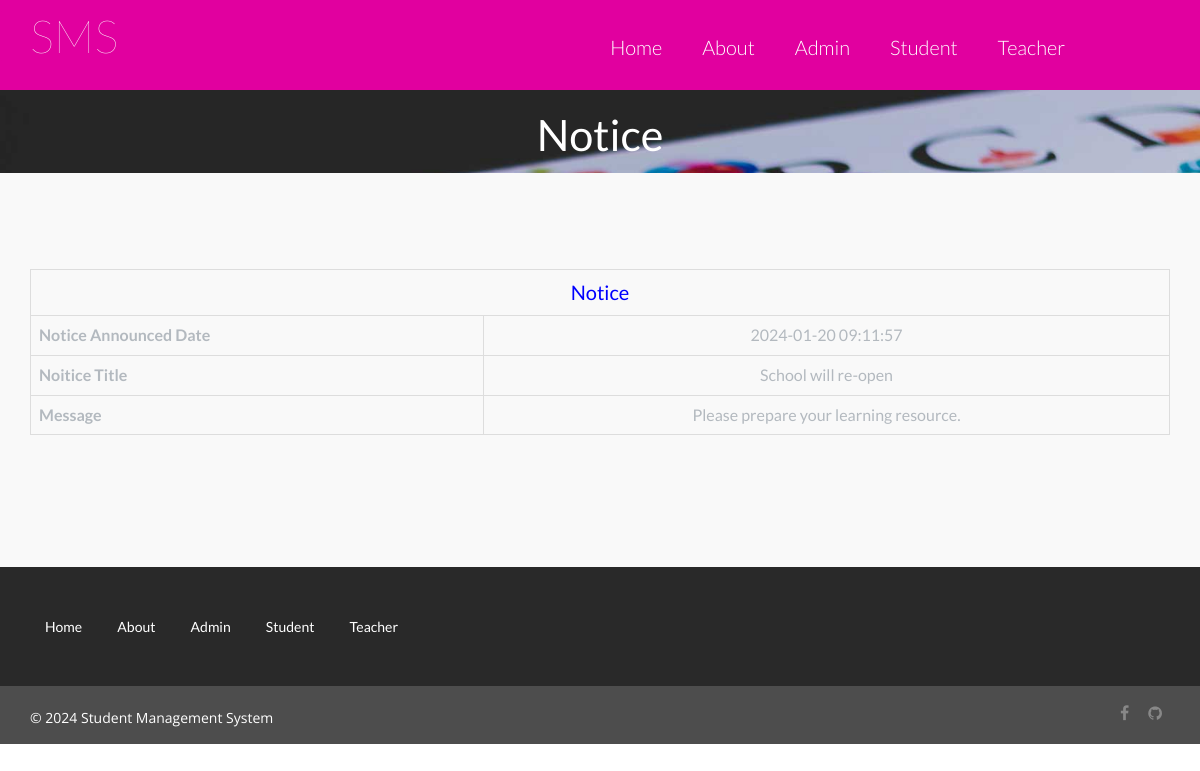
Screenshot of /view-public-notice.php?viewid=1 with the database file from the repository.
### tables this page shows
CREATE TABLE `tblpublicnotice` (
  `ID` int(5) NOT NULL,
  `NoticeTitle` varchar(100) DEFAULT NULL,
  `NoticeMessage` mediumtext DEFAULT NULL,
  `CreationTime` timestamp NULL DEFAULT current_timestamp()
);

### view-public-notice.php (the view, shortened to what this page needs)
<?php
include('../includes/dbconnection.php');
?>
<!doctype html>
<html>
<head>
<link href="css/bootstrap.css" rel="stylesheet" type="text/css" media="all">
<link href="css/style.css" rel="stylesheet" type="text/css"/>
<link rel="stylesheet" type="text/css" href="css/default.css" />
<link rel="stylesheet" type="text/css" href="css/component.css" />
</head>
	<body>
<?php include_once('includes/header.php');?>
<div class="banner banner5">
	<div class="container">
	<h2>Notice</h2>
	</div>
</div>
<div class="welcome">
	<div class="container">
		<table border="1" class="table table-bordered mg-b-0">
                      <?php
$vid=$_GET['viewid'];
$sql="SELECT * from tblpublicnotice where ID=:vid";
$query = $dbh -> prepare($sql);
$query->bindParam(':vid',$vid,PDO::PARAM_STR);
$query->execute();
$results=$query->fetchAll(PDO::FETCH_OBJ);
$cnt=1;
if($query->rowCount() > 0)
{
foreach($results as $row)
{               ?>
 <tr align="center" class="table-warning">
<td colspan="4" style="font-size:20px;color:blue">
 Notice</td></tr>
<tr class="table-info">
    <th>Notice Announced Date</th>
    <td><?php  echo $row->CreationTime;?></td>
  </tr>
    <tr class="table-info">
    <th>Noitice Title</th>
    <td><?php  echo $row->NoticeTitle;?></td>
  </tr>
  <tr class="table-info">
     <th>Message</th>
    <td><?php  echo $row->NoticeMessage;?></td>
  </tr>
  <?php $cnt=$cnt+1;}} ?>
</table>
	</div>
</div>
<?php include_once('includes/footer.php');?>
	</body>
</html>

### css/style.css (style rules this page uses)
html, body { font-family: 'Open Sans', sans-serif; font-size: 100%; background: #FFf; }
h1,h2,h3,h4,h5,h6 { margin:0; }
.banner { background:url(../images/banner.jpg); background-size:cover; min-height:650px; padding-top:0em !important; text-align:center; }
.welcome { padding: 6em 0 7em; text-align: center; }
.banner5 { min-height: 83px; }
.banner5 h2 { color: #fff; padding-top: 21px; margin: 0; font-size: 2.7em }
.grid_5 h1, h2, h3, h4, h5, h6 { padding: 12px 0; }

### css/default.css (style rules this page uses)
*, *:after, *:before { -webkit-box-sizing: border-box; -moz-box-sizing: border-box; box-sizing: border-box; }
body, html { font-size: 100%; padding: 0; margin: 0; }
body { font-family: 'Lato', Calibri, Arial, sans-serif; color: #b3b9bf; background: #f9f9f9; }

### rows the page displays
tblpublicnotice: CreationTime "2024-01-20 09:11:57", NoticeTitle "School will re-open", NoticeMessage "Please prepare your learning resource."
